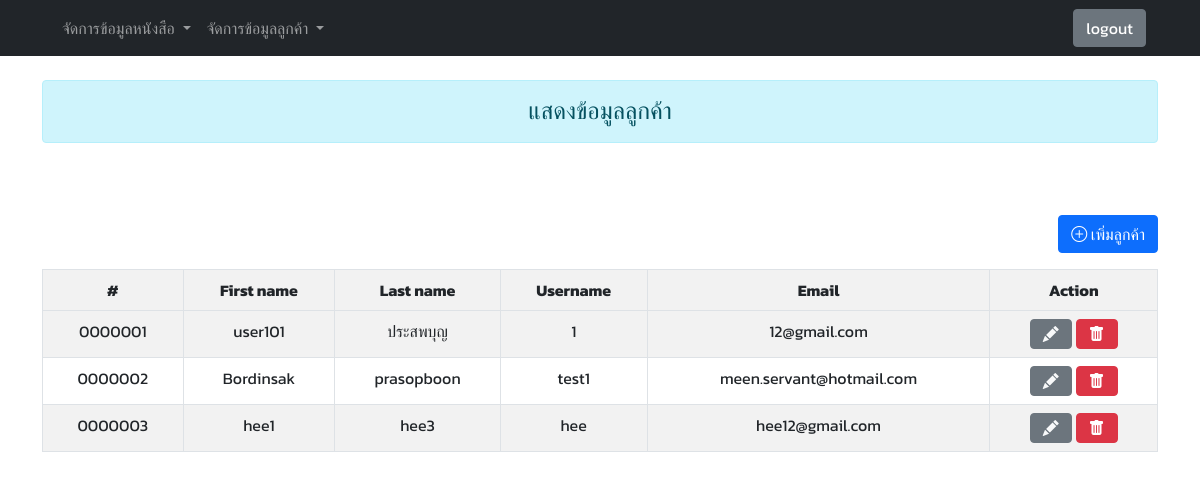
/admin/customer_table.php, run on the app's committed database.
### tables this page shows
CREATE TABLE `customer` (
  `customer_id` int(7) UNSIGNED ZEROFILL NOT NULL COMMENT 'รหัส',
  `first_name` varchar(40) NOT NULL COMMENT 'ชื่อจริง',
  `last_name` varchar(40) NOT NULL COMMENT 'นามสกุล',
  `username` varchar(40) NOT NULL COMMENT 'ชื่อผู้ใช้',
  `email` varchar(40) NOT NULL COMMENT 'อีเมล',
  `password` varchar(128) NOT NULL COMMENT 'รหัสผ่าน'
);

### admin/customer_table.php (the view, shortened to what this page needs)
<?php @include '../localhost/connect.php';?>
<!DOCTYPE html>
<html lang="en">
<head>
    <link rel="stylesheet" href="../style/font.css">
    <link rel="stylesheet" href="../bootstrap/css/bootstrap.min.css">
    <link rel="stylesheet" href="https://cdn.jsdelivr.net/npm/bootstrap-icons@1.9.1/font/bootstrap-icons.css">
</head>
<body>
    <?php include 'navbar.php' ?>
    <div class="container">
        <div class="h4 text-center alert alert-info mb-4 mt-4" role="alert">
            แสดงข้อมูลลูกค้า
        </div>
        <a href="form_book.php" class="btn btn-primary float-end mb-3 mt-5">
            <i class="bi bi-plus-circle"></i> เพิ่มลูกค้า
        </a>
        <table class="table table-striped table-hover table-bordered ">
            <tbody class="table-striped">
                <tr class="text-center">
                    <th>#</th>
                    <th>First name</th>
                    <th>Last name</th>
                    <th>Username</th>
                    <th>Email</th>
                    <th>Action</th>
                </tr>
            </tbody>
            <?php
            $sql = "SELECT * FROM customer";
            $result = mysqli_query($conn, $sql);
            while ($row = mysqli_fetch_array($result)) {
            ?>
                <tr class="text-center">
                    <td><?=$row['customer_id']?></td>
                    <td><?=$row["first_name"]?></td>
                    <td><?=$row['last_name']?></td>
                    <td><?=$row["username"]?></td>
                    <td><?=$row["email"]?></td>
                    <td>
                        <a
                        class="text-light text-decoration-none btn btn-secondary"
                        href="edit_cus.php?id=<?=$row['customer_id']?>">
                            <i class="bi bi-pencil-fill"></i>
                        </a>
                        <a
                        class="text-white text-decoration-none btn btn-danger"
                        href="del_cus.php?id=<?=$row['customer_id']?>" onclick="clikComfirm(this.href);return false;">
                            <i class="bi bi-trash-fill"></i>
                        </a>
                    </td>
                </tr>
            <?php
            }
            ?>
        </table>
    </div>
</body>
</html>

### data on the page
customer: customer_id "0000001", first_name "user101", last_name "ประสพบุญ", username "1", email "12@gmail.com"
customer: customer_id "0000002", first_name "Bordinsak", last_name "prasopboon", username "test1", email "meen.servant@hotmail.com"
customer: customer_id "0000003", first_name "hee1", last_name "hee3", username "hee", email "hee12@gmail.com"
